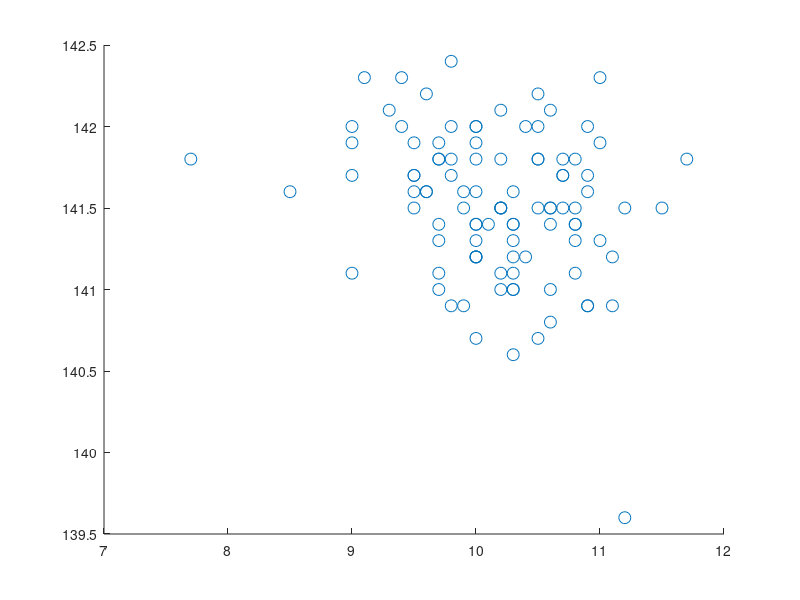

Write the MATLAB code that produced this figure. (Note: this script raises an error after producing the figure.)
% ---------------------------------------------------------------------
% Book:         MVA
% ---------------------------------------------------------------------
% Quantlet:     MVAscabank56
% ---------------------------------------------------------------------
% Description:  MVAscabank56 computes a two dimensional scatterplot of 
%               X5 vs. X6 (upper inner frame vs. diagonal) of the Swiss 
%               bank notes ("bank2.dat").
% ---------------------------------------------------------------------
% Usage:        -
% ---------------------------------------------------------------------
% Inputs:       None
% ---------------------------------------------------------------------
% Output:       Two dimensional scatterplot of X5 vs. X6 (upper inner 
%               frame vs. diagonal) of the Swiss bank notes 
%               ("bank2.dat").      
% ---------------------------------------------------------------------
% Example:      -
% ---------------------------------------------------------------------
% Author:       Wolfgang Haerdle, Michal Benko, Vladimir Georgescu, 
%               Jorge Patron, Song Song
% ---------------------------------------------------------------------

clear all
close all
clc

x=load('bank2.dat');      

x56=x(:,5:6);

hold on
scatter(x56(1:100,1),x56(1:100,2),'SizeData',75)
scatter(x56(101:200,1),x56(101:200,2),'*','r','SizeData',75)
title('Swiss bank notes')

hold off